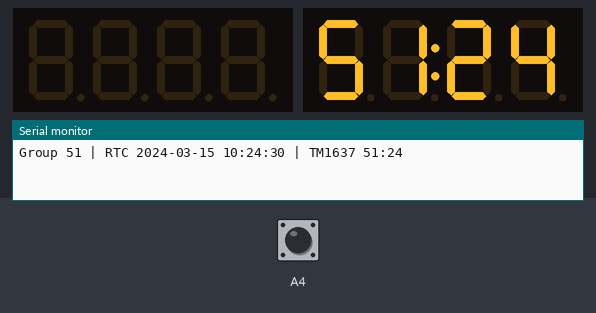
Bench run of a sketch on a simulated Arduino Uno, built with avr-gcc and run on an emulated ATmega328P. Shown: 2 × 4-digit seven-segment display, the last lines printed to the serial monitor. Wiring (inferred from the names in the program): TM1637 display: clock pin 10; DIO pin 9. Inputs (shaded band) come from the test bench; at power-on: A4 HIGH. The local clock reads 2024-03-15 10:24:30 at power-on unless the sketch sets it.

Above: at 0.1 s.
At 90.3 s:
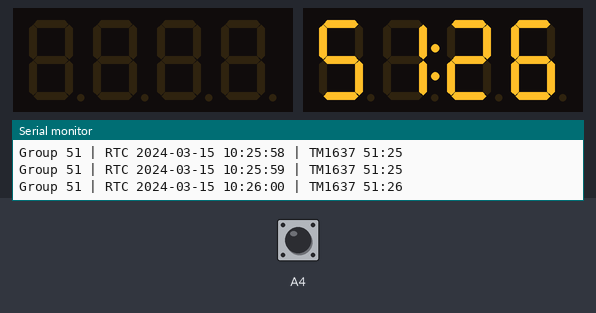

The sketch:

RTCtester_GroupMinute.ino
```cpp
// 改自实验准备目录中的 RTCtester 例程。适用 Arduino UNO。
#include <Wire.h>
#include <RTClib.h>
#include <TM1637.h>

const unsigned long groupNumber = 51;
const uint8_t displayGroup = groupNumber % 100;  // 四位数码管左侧只容纳两位组号。
const uint8_t clockPin = 10;
const uint8_t dataPin = 9;

RTC_DS1307 rtc;
TM1637 display(clockPin, dataPin);

void driveLow(uint8_t pin) {
  digitalWrite(pin, LOW);
  pinMode(pin, OUTPUT);
  delayMicroseconds(10);
}

void releaseLine(uint8_t pin) {
  pinMode(pin, INPUT_PULLUP);
  delayMicroseconds(10);
}

void recoverClockBus() {
  releaseLine(SDA);
  releaseLine(SCL);
  if (digitalRead(SDA) == HIGH || digitalRead(SCL) == LOW) {
    return;
  }

  // SDA 被拉低时，最多发送九个 SCL 脉冲让从设备完成剩余位。
  for (uint8_t pulse = 0; pulse < 9 && digitalRead(SDA) == LOW; ++pulse) {
    driveLow(SCL);
    releaseLine(SCL);
  }
  if (digitalRead(SDA) == HIGH) {
    driveLow(SCL);
    driveLow(SDA);
    releaseLine(SCL);
    releaseLine(SDA);
  }
}

bool displayResponds() {
  // 先检测应答，避免旧版 TM1637 库在数码管断线时等待应答。
  releaseLine(clockPin);
  releaseLine(dataPin);
  if (digitalRead(clockPin) == LOW || digitalRead(dataPin) == LOW) {
    return false;
  }

  driveLow(dataPin);
  driveLow(clockPin);
  uint8_t command = ADDR_AUTO;
  for (uint8_t bit = 0; bit < 8; ++bit) {
    if (command & 1) {
      releaseLine(dataPin);
    } else {
      driveLow(dataPin);
    }
    releaseLine(clockPin);
    driveLow(clockPin);
    command >>= 1;
  }

  releaseLine(dataPin);
  releaseLine(clockPin);
  const bool acknowledged = digitalRead(dataPin) == LOW;
  driveLow(clockPin);
  driveLow(dataPin);
  releaseLine(clockPin);
  releaseLine(dataPin);
  return acknowledged;
}

bool readClock(DateTime &now) {
  Wire.clearWireTimeoutFlag();
  if (!rtc.begin()) {
    return false;
  }
  const bool running = rtc.isrunning();
  if (Wire.getWireTimeoutFlag()) {
    return false;
  }
  if (!running) {
    // 仅在时钟停走时，以编译时间启动 DS1307。
    rtc.adjust(DateTime(F(__DATE__), F(__TIME__)));
  }
  now = rtc.now();
  return !Wire.getWireTimeoutFlag() &&
         now.month() >= 1 && now.month() <= 12 && now.isValid();
}

void showMinute(uint8_t minute) {
  // 探测应答后，两条信号线已释放为高电平。恢复库需要的输出模式。
  pinMode(clockPin, OUTPUT);
  pinMode(dataPin, OUTPUT);
  int8_t digits[] = {
    static_cast<int8_t>(displayGroup / 10),
    static_cast<int8_t>(displayGroup % 10),
    static_cast<int8_t>(minute / 10),
    static_cast<int8_t>(minute % 10)
  };
  display.point(POINT_ON);
  display.display(digits);
}

void printTwoDigits(uint8_t value) {
  if (value < 10) {
    Serial.print('0');
  }
  Serial.print(value);
}

void setup() {
  Serial.begin(9600);
  recoverClockBus();
  Wire.setWireTimeout(25000, true);
  display.set(BRIGHT_TYPICAL);
}

void loop() {
  DateTime now;
  const bool clockReady = readClock(now);
  const bool displayReady = displayResponds();

  Serial.print(F("Group "));
  Serial.print(groupNumber);
  Serial.print(F(" | "));
  if (clockReady) {
    char timestamp[] = "YYYY-MM-DD hh:mm:ss";
    Serial.print(F("RTC "));
    Serial.print(now.toString(timestamp));
    if (displayReady) {
      showMinute(now.minute());
      Serial.print(F(" | TM1637 "));
      printTwoDigits(displayGroup);
      Serial.print(':');
      printTwoDigits(now.minute());
    }
  } else if (Wire.getWireTimeoutFlag()) {
    Serial.print(F("DS1307 I2C timeout (SDA A4, SCL A5)"));
  } else {
    Serial.print(F("DS1307 missing or invalid time (SDA A4, SCL A5)"));
  }
  if (!displayReady) {
    Serial.print(F(" | TM1637 no ACK (CLK D10, DIO D9)"));
  }
  Serial.println();
  delay(1000);
}
```
